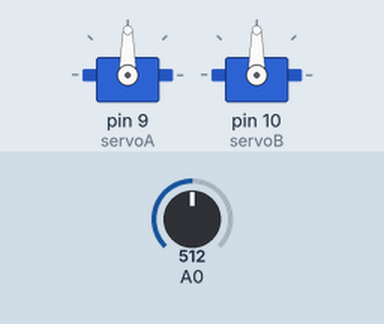
Simulated run of this sketch. Board: Arduino Uno, built with avr-gcc and run on an emulated ATmega328P. Shown: 2 × servo. The test bench sets the inputs (shaded band); at power-on: A0 = 512.

Above: at 12.2 s.
12.3 s: A0 set to 784
13.8 s: A0 set to 816
At 14.4 s:
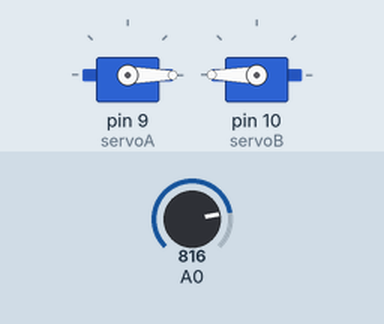
15.3 s: A0 set to 790
At 15.6 s:
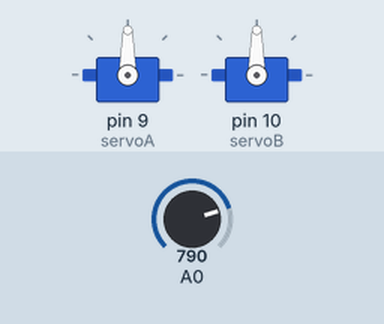
16.8 s: A0 set to 810
At 17.9 s:
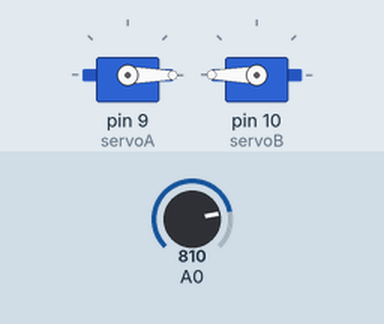
Timing chart, 0 to 19.3 s (numbered marks = the images above; inputs shaded):
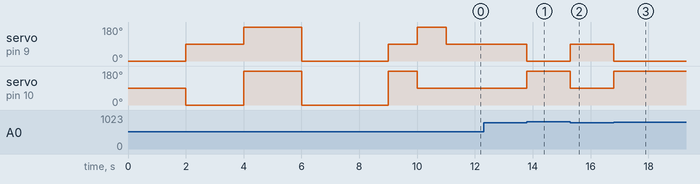

The sketch:

Mckinstry_servo_excercise.ino
```cpp
#include <Servo.h>

Servo servoA;//plugged into pin 9
Servo servoB;//plugged into pin 10


void setup(){

   Serial.begin(9600);

  servoA.attach(9);
  servoB.attach(10);

  servoA.write(90);
  servoB.write(90);

  //a goes clockwise for 2sec
servoA.write(0);
delay(2000);
servoA.write(90);

////B goes clockwise for 2 sec
servoB.write(0);
delay(2000);
servoB.write(90);
//
////both spin counter clockwise for 4 sec
servoA.write(180);
servoB.write(180);
delay(2000);
servoA.write(90);
servoB.write(90);
//
////  servo a and b spin clockwise for 3
servoA.write(0);
servoB.write(0);
delay(3000);
servoA.write(90);
servoB.write(90);
//
////B goes counter clock for 1 sec
servoB.write(180);
delay(1000);
servoB.write(90);
//
//
////A goes counter
servoA.write(180);
delay(1000);
servoA.write(90);
//

}//end setup


void loop(){


  //Serial.println(analogRead(0));

  if(analogRead(0) >800){
    servoA.write(0);
    servoB.write(180);
//

 }//end if

   if(analogRead(0) <800){
    servoA.write(90);
    servoB.write(90);

  }//end if


}
```

Measured:
- the behaviour switches between 800 and 801 on A0 (found by bisection; images 0 and 1)
- after the input at 12.3 s, every drawn part: stays the same
- after the input at 13.8 s, servo on pin 9 (servoA): 90° → 0° at once; servo on pin 10 (servoB): 90° → 180° at once
- after the input at 15.3 s, servo on pin 9 (servoA): 0° → 90° at once; servo on pin 10 (servoB): 180° → 90° at once
- after the input at 16.8 s, servo on pin 9 (servoA): 90° → 0° at once; servo on pin 10 (servoB): 90° → 180° at once
